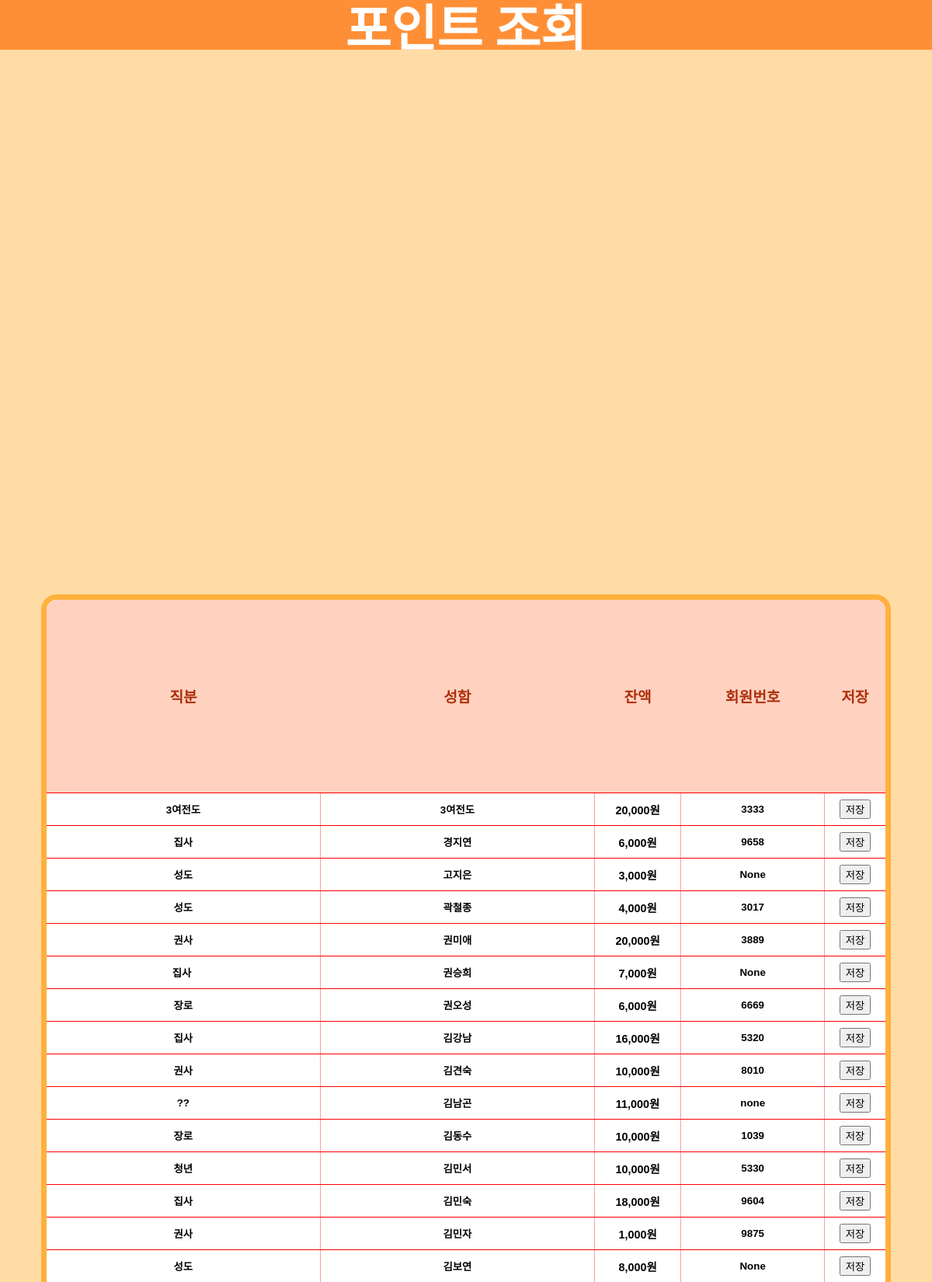
/Client_list/ (upper part), run on the app's committed database.
### main/models.py (models this page shows)
class ClientNumberData(models.Model):
    name = models.CharField(max_length=15, null=False)
    phone_number = models.CharField(max_length=15, null=True)
    current_point = models.IntegerField(null=True, blank=True)
    charge_point = models.CharField(max_length=15, null=True, blank=True)
    position = models.CharField(max_length=15, null=True, blank=True)
    age = models.IntegerField(null=True, blank=True)
    value = models.CharField(max_length=15, null=True, default='default_value')

### main/views.py (the view)
# urls.py: path('Client_list/', ClientList.as_view()),
class ClientList(APIView):
    def get(self, request):
        today = timezone.now().date()
        client_data = ClientNumberData.objects.all().order_by('name')
        manager_list = CafeManager.objects.all()
        context = {
            'today': today,
            'manager_list': manager_list,
            'client_data': client_data,
        }
        return render(request, 'main/client_list.html', context)

### templates/main/client_list.html (shortened to what this page needs)
<!DOCTYPE html>
<html lang="en">
<head>
    {% load static %}
    {% load humanize %}
    <link rel="stylesheet" type="text/css" href="{% static 'client_list/client_list.css' %}">
</head>
<body>
<div class="header">
    <div class="order-waiting-num">포인트 조회</div>
</div>
<div class="client-list-content">
    <div class="client-list-container">
        <table>
            <thead>
            <tr>
                <th>직분</th>
                <th>성함</th>
                <th>잔액</th>
                <th>회원번호</th>
                <th>저장</th>
            </tr>
            </thead>
            <tbody>
            {% for list in client_data %}
            <tr>
                <td>
                    <input type="text" class="client-position" value="{{ list.position }}">
                </td>
                <td>
                    <input type="text" class="client-name" value="{{ list.name }}">
                </td>
                <td>{{ list.current_point|intcomma }}원</td>
                <td class="phone-number-td">
                    <input type="text" class="phone-number" value="{{ list.phone_number }}">
                </td>
                <td>
                    <button class="client-update" onclick="updateClient(this)">저장</button>
                </td>
            </tr>
            {% endfor %}
            </tbody>
        </table>
    </div>
</div>
</body>
</html>

### static/client_list/client_list.css (style rules this page uses)
input { border: none; background-color: transparent; font-weight: 600; text-align: center; }
html { background-color: #ffdba5; }
:root { --font-googleTitan_One: 'Titan_One', cursive; --font-googleNanum_Pen_Script: 'Nanum_Pen_Script', cursive; --font-googleSingle_Day: 'Single_Day', cursive; --font-googleGamja_Flower: 'Gamja_Flower', cursive; --font-googleDongle-Bold: 'Dongle-Bold', cursive; --font-googleDongle-Light: 'Dongle-Bold', cursive; --font-googleDongle-Regular: 'Dongle-Bold', cursive; }
body { font-family: Arial, sans-serif; margin: 0; padding: 0; }
.header { position: fixed; display: flex; flex-direction: row; justify-content: space-around; align-items: center; width: 100%; height: 4rem; background-color: #ff8f36; font-family: 'Dongle', sans-serif; }
.order-waiting-num { font-size: 2rem; font-weight: 600; color: white; scale: 2; }
.client-list-content { position: absolute; top: 5rem; display: flex; flex-direction: column; justify-content: center; align-items: center; width: 100%; height: calc(100% - 10rem); z-index: 2; transition: transform 0.5s ease-in-out, opacity 0.3s ease-in-out; }
.client-list-container { display: flex; flex-direction: column; justify-content: start; align-items: center; width: 90%; height: 70%; border: 7px solid rgb(255, 177, 61); border-radius: 20px; background-color: white; font-size: 1.5rem; font-weight: 600; font-family: 'Gamja Flower', sans-serif; color: #4d2107; transition: transform 0.5s ease-in-out, opacity 0.3s ease-in-out; overflow: scroll; }
table { width: 100%; border-collapse: collapse; color: black; }
thead { height: 5vh; font-family: "Gowun Dodum", sans-serif; }
thead th { position: sticky; top: 0; background-color: #ffd2c0; z-index: 1; font-family: 'Gamja Flower', sans-serif; font-size: 1.2rem; font-weight: 600; color: #af300e; }
th, td { text-align: center; padding: 8px 0; border-bottom: 1px solid #ff0000; font-size: 0.9rem; font-weight: 600; font-family: "Gowun Dodum", sans-serif; font-style: normal; }
th { background-color: #f2f2f2; }
td:not(:last-child) { border-right: 1px solid #ff9c9c; }
.client-position { width: 15vw; }
.client-name { width: 15vw; }
.phone-number { width: 15vw; }
.phone-number-td { width: 15vw; }

### data on the page
ClientNumberData: position "3여전도", name "3여전도", current_point "20,000", phone_number "3333"
ClientNumberData: position "집사", name "경지연", current_point "6,000", phone_number "9658"
ClientNumberData: position "성도", name "고지은", current_point "3,000", phone_number "None"
ClientNumberData: position "성도", name "곽철종", current_point "4,000", phone_number "3017"
ClientNumberData: position "권사", name "권미애", current_point "20,000", phone_number "3889"
ClientNumberData: position "집사", name "권승희", current_point "7,000", phone_number "None"
ClientNumberData: position "장로", name "권오성", current_point "6,000", phone_number "6669"
ClientNumberData: position "집사", name "김강남", current_point "16,000", phone_number "5320"
ClientNumberData: position "권사", name "김견숙", current_point "10,000", phone_number "8010"
ClientNumberData: position "??", name "김남곤", current_point "11,000", phone_number "none"
ClientNumberData: position "장로", name "김동수", current_point "10,000", phone_number "1039"
ClientNumberData: position "청년", name "김민서", current_point "10,000", phone_number "5330"
ClientNumberData: position "집사", name "김민숙", current_point "18,000", phone_number "9604"
ClientNumberData: position "권사", name "김민자", current_point "1,000", phone_number "9875"
ClientNumberData: position "성도", name "김보연", current_point "8,000", phone_number "None"
